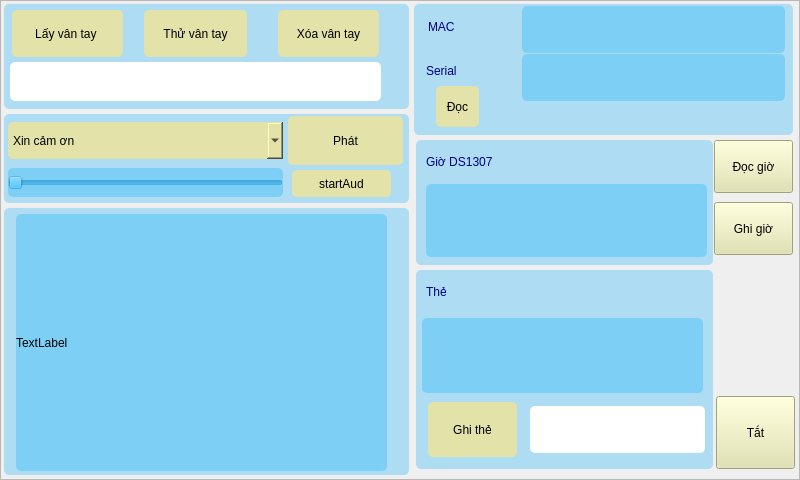
<?xml version="1.0" encoding="UTF-8"?>
<ui version="4.0">
 <class>Frame</class>
 <widget class="QFrame" name="Frame">
  <property name="geometry">
   <rect>
    <x>0</x>
    <y>0</y>
    <width>800</width>
    <height>480</height>
   </rect>
  </property>
  <property name="windowTitle">
   <string>Frame</string>
  </property>
  <property name="frameShape">
   <enum>QFrame::StyledPanel</enum>
  </property>
  <property name="frameShadow">
   <enum>QFrame::Raised</enum>
  </property>
  <widget class="QLabel" name="label">
   <property name="geometry">
    <rect>
     <x>14</x>
     <y>16</y>
     <width>67</width>
     <height>17</height>
    </rect>
   </property>
   <property name="text">
    <string/>
   </property>
  </widget>
  <widget class="QFrame" name="frame">
   <property name="geometry">
    <rect>
     <x>4</x>
     <y>4</y>
     <width>405</width>
     <height>105</height>
    </rect>
   </property>
   <property name="styleSheet">
    <string notr="true">background-color: rgba(0, 170, 255, 70);
border-style:solid;
border-radius:5px;</string>
   </property>
   <property name="frameShape">
    <enum>QFrame::StyledPanel</enum>
   </property>
   <property name="frameShadow">
    <enum>QFrame::Raised</enum>
   </property>
   <widget class="QPushButton" name="pushButton_addFGP">
    <property name="geometry">
     <rect>
      <x>8</x>
      <y>6</y>
      <width>111</width>
      <height>47</height>
     </rect>
    </property>
    <property name="styleSheet">
     <string notr="true">background-color: rgb(226, 226, 169);</string>
    </property>
    <property name="text">
     <string>Lấy vân tay </string>
    </property>
   </widget>
   <widget class="QLabel" name="label_forShowFGPnotify">
    <property name="geometry">
     <rect>
      <x>6</x>
      <y>58</y>
      <width>371</width>
      <height>39</height>
     </rect>
    </property>
    <property name="styleSheet">
     <string notr="true">color: rgb(0, 132, 0);
font: 75 bold 12pt &quot;Ubuntu&quot;;
background-color: rgb(255, 255, 255);</string>
    </property>
    <property name="text">
     <string/>
    </property>
   </widget>
   <widget class="QPushButton" name="pushButton_findFGP">
    <property name="geometry">
     <rect>
      <x>140</x>
      <y>6</y>
      <width>103</width>
      <height>47</height>
     </rect>
    </property>
    <property name="styleSheet">
     <string notr="true">background-color: rgb(226, 226, 169);</string>
    </property>
    <property name="text">
     <string>Thử vân tay</string>
    </property>
   </widget>
   <widget class="QPushButton" name="pushButton_deleteFGP">
    <property name="geometry">
     <rect>
      <x>274</x>
      <y>6</y>
      <width>101</width>
      <height>47</height>
     </rect>
    </property>
    <property name="styleSheet">
     <string notr="true">background-color: rgb(226, 226, 169);</string>
    </property>
    <property name="text">
     <string>Xóa vân tay</string>
    </property>
   </widget>
  </widget>
  <widget class="QFrame" name="frame_2">
   <property name="geometry">
    <rect>
     <x>4</x>
     <y>114</y>
     <width>405</width>
     <height>89</height>
    </rect>
   </property>
   <property name="styleSheet">
    <string notr="true">background-color: rgba(0, 170, 255, 70);
border-style:solid;
border-radius:5px;</string>
   </property>
   <property name="frameShape">
    <enum>QFrame::StyledPanel</enum>
   </property>
   <property name="frameShadow">
    <enum>QFrame::Raised</enum>
   </property>
   <widget class="QComboBox" name="comboBox_chooseTextToSpeech">
    <property name="geometry">
     <rect>
      <x>4</x>
      <y>8</y>
      <width>275</width>
      <height>37</height>
     </rect>
    </property>
    <property name="styleSheet">
     <string notr="true">background-color: rgb(226, 226, 169);</string>
    </property>
    <item>
     <property name="text">
      <string>Xin cảm ơn</string>
     </property>
    </item>
    <item>
     <property name="text">
      <string>Xin vui lòng thử lại</string>
     </property>
    </item>
   </widget>
   <widget class="QPushButton" name="pushButton_playSpeech">
    <property name="geometry">
     <rect>
      <x>284</x>
      <y>2</y>
      <width>115</width>
      <height>49</height>
     </rect>
    </property>
    <property name="styleSheet">
     <string notr="true">background-color: rgb(226, 226, 169);</string>
    </property>
    <property name="text">
     <string>Phát</string>
    </property>
   </widget>
   <widget class="QSlider" name="horizontalSlider_changeValue">
    <property name="geometry">
     <rect>
      <x>4</x>
      <y>54</y>
      <width>275</width>
      <height>29</height>
     </rect>
    </property>
    <property name="orientation">
     <enum>Qt::Horizontal</enum>
    </property>
   </widget>
   <widget class="QPushButton" name="pushButton_2">
    <property name="geometry">
     <rect>
      <x>288</x>
      <y>56</y>
      <width>99</width>
      <height>27</height>
     </rect>
    </property>
    <property name="styleSheet">
     <string notr="true">background-color: rgb(226, 226, 169);</string>
    </property>
    <property name="text">
     <string>startAud</string>
    </property>
   </widget>
  </widget>
  <widget class="QFrame" name="frame_3">
   <property name="geometry">
    <rect>
     <x>4</x>
     <y>208</y>
     <width>405</width>
     <height>267</height>
    </rect>
   </property>
   <property name="styleSheet">
    <string notr="true">background-color: rgba(0, 170, 255, 70);
border-style:solid;
border-radius:5px;</string>
   </property>
   <property name="frameShape">
    <enum>QFrame::StyledPanel</enum>
   </property>
   <property name="frameShadow">
    <enum>QFrame::Raised</enum>
   </property>
   <widget class="QLabel" name="label_forShowCamera">
    <property name="geometry">
     <rect>
      <x>12</x>
      <y>6</y>
      <width>371</width>
      <height>257</height>
     </rect>
    </property>
    <property name="text">
     <string>TextLabel</string>
    </property>
   </widget>
  </widget>
  <widget class="QFrame" name="frame_4">
   <property name="geometry">
    <rect>
     <x>414</x>
     <y>4</y>
     <width>379</width>
     <height>131</height>
    </rect>
   </property>
   <property name="styleSheet">
    <string notr="true">background-color: rgba(0, 170, 255, 70);
border-style:solid;
border-radius:5px;</string>
   </property>
   <property name="frameShape">
    <enum>QFrame::StyledPanel</enum>
   </property>
   <property name="frameShadow">
    <enum>QFrame::Raised</enum>
   </property>
   <widget class="QLabel" name="label_5">
    <property name="geometry">
     <rect>
      <x>14</x>
      <y>14</y>
      <width>103</width>
      <height>17</height>
     </rect>
    </property>
    <property name="styleSheet">
     <string notr="true">background-color: rgba(255, 255, 255, 0);
color: rgb(0, 0, 127);
font: 57 bold 18pt &quot;Ubuntu&quot;;</string>
    </property>
    <property name="text">
     <string>MAC</string>
    </property>
   </widget>
   <widget class="QLabel" name="label_forShowMAC">
    <property name="geometry">
     <rect>
      <x>108</x>
      <y>2</y>
      <width>263</width>
      <height>47</height>
     </rect>
    </property>
    <property name="styleSheet">
     <string notr="true">color: rgb(209, 0, 0);
font: 75 bold 18pt &quot;Ubuntu&quot;;</string>
    </property>
    <property name="text">
     <string/>
    </property>
   </widget>
   <widget class="QLabel" name="label_7">
    <property name="geometry">
     <rect>
      <x>12</x>
      <y>58</y>
      <width>83</width>
      <height>17</height>
     </rect>
    </property>
    <property name="styleSheet">
     <string notr="true">color: rgb(0, 0, 127);
font: 75 bold 18pt &quot;Ubuntu&quot;;
background-color: rgba(255, 255, 255, 0);</string>
    </property>
    <property name="text">
     <string>Serial</string>
    </property>
   </widget>
   <widget class="QLabel" name="label_forShowSerial">
    <property name="geometry">
     <rect>
      <x>108</x>
      <y>50</y>
      <width>263</width>
      <height>47</height>
     </rect>
    </property>
    <property name="styleSheet">
     <string notr="true">color: rgb(209, 0, 0);
font: 75 bold 18pt &quot;Ubuntu&quot;;</string>
    </property>
    <property name="text">
     <string/>
    </property>
   </widget>
   <widget class="QPushButton" name="button_readMac">
    <property name="geometry">
     <rect>
      <x>22</x>
      <y>82</y>
      <width>43</width>
      <height>41</height>
     </rect>
    </property>
    <property name="styleSheet">
     <string notr="true">background-color: rgb(226, 226, 169);</string>
    </property>
    <property name="text">
     <string>Đọc</string>
    </property>
   </widget>
  </widget>
  <widget class="QPushButton" name="pushButton_close">
   <property name="geometry">
    <rect>
     <x>716</x>
     <y>396</y>
     <width>79</width>
     <height>73</height>
    </rect>
   </property>
   <property name="styleSheet">
    <string notr="true">background-color: rgb(226, 226, 169);</string>
   </property>
   <property name="text">
    <string>Tắt</string>
   </property>
  </widget>
  <widget class="QFrame" name="frame_5">
   <property name="geometry">
    <rect>
     <x>416</x>
     <y>140</y>
     <width>297</width>
     <height>125</height>
    </rect>
   </property>
   <property name="styleSheet">
    <string notr="true">background-color: rgba(0, 170, 255, 70);
border-style:solid;
border-radius:5px;</string>
   </property>
   <property name="frameShape">
    <enum>QFrame::StyledPanel</enum>
   </property>
   <property name="frameShadow">
    <enum>QFrame::Raised</enum>
   </property>
   <widget class="QLabel" name="label_3">
    <property name="geometry">
     <rect>
      <x>10</x>
      <y>6</y>
      <width>213</width>
      <height>31</height>
     </rect>
    </property>
    <property name="styleSheet">
     <string notr="true">color: rgb(0, 0, 127);
font: 57 bold 18pt &quot;Ubuntu&quot;;
background-color: rgba(255, 255, 255, 0);</string>
    </property>
    <property name="text">
     <string>Giờ DS1307</string>
    </property>
   </widget>
   <widget class="QLabel" name="label_forShowTimeFromDS1307">
    <property name="geometry">
     <rect>
      <x>10</x>
      <y>44</y>
      <width>281</width>
      <height>73</height>
     </rect>
    </property>
    <property name="styleSheet">
     <string notr="true">color: rgb(127, 0, 0);
font: 57 bold 14pt &quot;Ubuntu&quot;;</string>
    </property>
    <property name="lineWidth">
     <number>1</number>
    </property>
    <property name="text">
     <string/>
    </property>
    <property name="alignment">
     <set>Qt::AlignCenter</set>
    </property>
    <property name="wordWrap">
     <bool>true</bool>
    </property>
   </widget>
  </widget>
  <widget class="QPushButton" name="pushButton">
   <property name="geometry">
    <rect>
     <x>714</x>
     <y>140</y>
     <width>79</width>
     <height>53</height>
    </rect>
   </property>
   <property name="styleSheet">
    <string notr="true">background-color: rgb(226, 226, 169);</string>
   </property>
   <property name="text">
    <string>Đọc giờ</string>
   </property>
  </widget>
  <widget class="QPushButton" name="pushButton__writeTime">
   <property name="geometry">
    <rect>
     <x>714</x>
     <y>202</y>
     <width>79</width>
     <height>53</height>
    </rect>
   </property>
   <property name="styleSheet">
    <string notr="true">background-color: rgb(226, 226, 169);</string>
   </property>
   <property name="text">
    <string>Ghi giờ</string>
   </property>
  </widget>
  <widget class="QFrame" name="frame_6">
   <property name="geometry">
    <rect>
     <x>416</x>
     <y>270</y>
     <width>297</width>
     <height>199</height>
    </rect>
   </property>
   <property name="styleSheet">
    <string notr="true">background-color: rgba(0, 170, 255, 70);
border-style:solid;
border-radius:5px;</string>
   </property>
   <property name="frameShape">
    <enum>QFrame::StyledPanel</enum>
   </property>
   <property name="frameShadow">
    <enum>QFrame::Raised</enum>
   </property>
   <widget class="QLabel" name="label_8">
    <property name="geometry">
     <rect>
      <x>10</x>
      <y>6</y>
      <width>213</width>
      <height>31</height>
     </rect>
    </property>
    <property name="styleSheet">
     <string notr="true">color: rgb(0, 0, 127);
font: 57 bold 18pt &quot;Ubuntu&quot;;
background-color: rgba(255, 255, 255, 0);</string>
    </property>
    <property name="text">
     <string>Thẻ</string>
    </property>
   </widget>
   <widget class="QLabel" name="label_forShowCardData">
    <property name="geometry">
     <rect>
      <x>6</x>
      <y>48</y>
      <width>281</width>
      <height>75</height>
     </rect>
    </property>
    <property name="styleSheet">
     <string notr="true">color: rgb(127, 0, 0);
font: 57 bold 14pt &quot;Ubuntu&quot;;</string>
    </property>
    <property name="lineWidth">
     <number>1</number>
    </property>
    <property name="text">
     <string/>
    </property>
    <property name="alignment">
     <set>Qt::AlignCenter</set>
    </property>
    <property name="wordWrap">
     <bool>true</bool>
    </property>
   </widget>
   <widget class="QPushButton" name="button_writeCard">
    <property name="geometry">
     <rect>
      <x>12</x>
      <y>132</y>
      <width>89</width>
      <height>55</height>
     </rect>
    </property>
    <property name="styleSheet">
     <string notr="true">background-color: rgb(226, 226, 169);</string>
    </property>
    <property name="text">
     <string>Ghi thẻ</string>
    </property>
   </widget>
   <widget class="QLabel" name="label_showRandomNumber">
    <property name="geometry">
     <rect>
      <x>114</x>
      <y>136</y>
      <width>175</width>
      <height>47</height>
     </rect>
    </property>
    <property name="styleSheet">
     <string notr="true">background-color: rgb(255, 255, 255);</string>
    </property>
    <property name="text">
     <string/>
    </property>
   </widget>
  </widget>
 </widget>
 <resources/>
 <connections/>
</ui>
